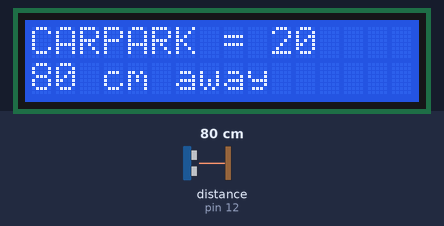
A sketch run on a simulated Arduino Uno, built with avr-gcc and run on an emulated ATmega328P. On the bench: 16×2 character LCD. Inputs (shaded band) come from the test bench; at power-on: distance to the obstacle (sensor on pin 12) 80 cm. The echo pulse lasts 58.3 µs per cm.

Above: at 2.2 s.
2.3 s: distance to the obstacle (sensor on pin 12) set to 63 cm
At 3.3 s:
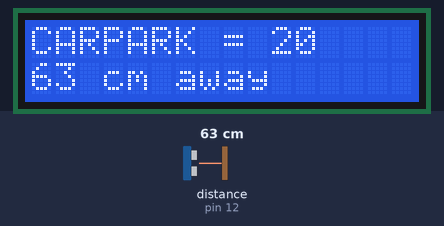
5.0 s: distance to the obstacle (sensor on pin 12) set to 57 cm
At 6.9 s:
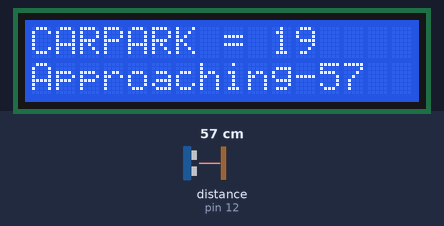
7.7 s: distance to the obstacle (sensor on pin 12) set to 33 cm
At 8.5 s:
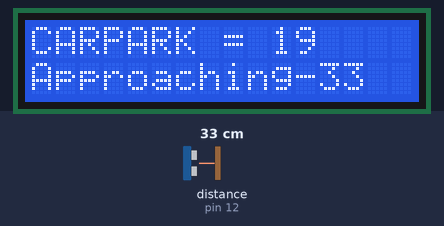
9.9 s: distance to the obstacle (sensor on pin 12) set to 27 cm
At 12.0 s:
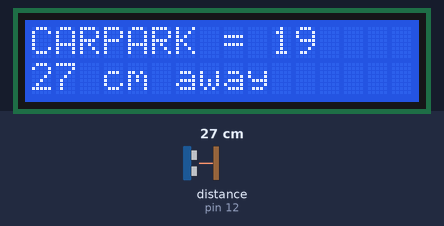
Timing chart, 0 to 13.5 s (numbered marks = the images above; inputs shaded):
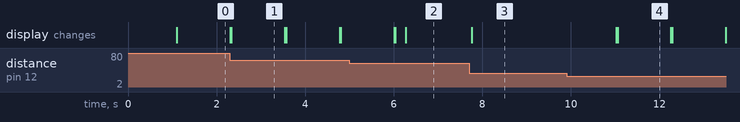

Measured:
- the behaviour switches between 60 and 59 cm on distance to the obstacle (sensor on pin 12) (found by bisection; images 1 and 2)
- the behaviour switches between 31 and 30 cm on distance to the obstacle (sensor on pin 12) (found by bisection; images 3 and 4)
- after the input at 2.3 s, the display: first differs from a run without the input at once (image 1)
- after the input at 5.0 s, the display: first differs from a run without the input after 1.0 s (image 2 shows a later state)
- after the input at 7.7 s, the display: changes after 0.06 s (image 3)
- after the input at 9.9 s, the display: first changes after 1.1 s (image 4 shows a later state)
- what the display in image 1 shows lasts 1.2 s, from 2.3 s to 3.5 s

The sketch:

demo.ino
```cpp
/*

  This program was initially used to demo the functionality of the arduino with an Ultrasonic sensor.
  When an object comes within a distance from the Ultrasonic module, this is noted on an LCD Display.
    A counter is then updated.

*/

#include <LiquidCrystal.h>
#include <SR04.h>
#define TRIG_PIN 12
#define ECHO_PIN 11

// Creates the Ultrasonic sensor based on its pins on the board
SR04 sr04 = SR04(ECHO_PIN,TRIG_PIN);
long dist;
long tempDist;
int counter;

LiquidCrystal lcd(1, 2, 4, 5, 6, 7);

void setup() {

  // Sets some variables up so that we have a count of how many objects we have and sets the LCD to print necessarily
  counter = 20;
  lcd.begin(16, 2);
  lcd.print("CARPARK = ");
  lcd.print(counter);
  delay(1000);
}

void loop() {

  // This loop goes continuously

  lcd.clear();
  lcd.print("CARPARK = ");
  lcd.print(counter);

  lcd.setCursor(0, 1);

  dist = sr04.Distance();

  // Prints the detected distance to the LCD
  lcd.print(dist);
  lcd.print(" cm away");

  delay(200);

  // If an object is detected between 30cm and 60cm, it goes into a detection check
  if(dist > 30 && dist < 60 && counter > 0){
    detect();
  }

  delay(1000);
}

void detect(){

  // Decrements the number available
  counter = counter-1;

  // Gets the distance from the Ultrasonic sensor to the nearest object
  tempDist = sr04.Distance();

  // While an object is in between 30cm and 60cm away, it continuinly checks and changes to display the distance away the object is
  while(tempDist > 30 && tempDist < 60){
    lcd.clear();
    lcd.print("CARPARK = ");
    lcd.print(counter);
    lcd.setCursor(0, 1);
    lcd.print("Approaching-");
    lcd.print(tempDist);
    delay(100);
    tempDist = sr04.Distance();
  }

}

// A method used to clear the LCD diaplay
void clearPrint(){
  lcd.setCursor(0, 0);
  lcd.print("");
  lcd.setCursor(0, 1);
  lcd.print("");
}
```
